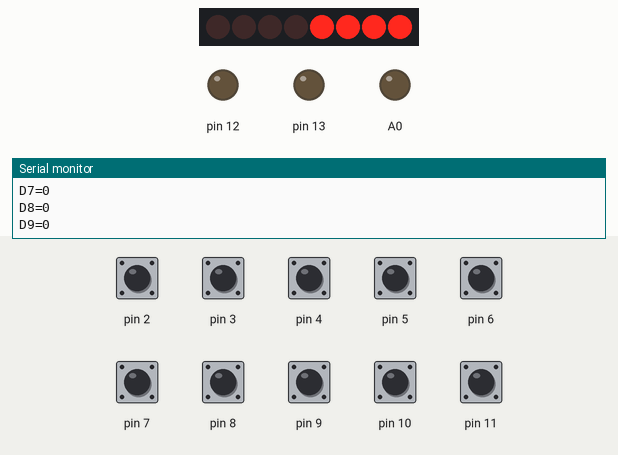
The sketch below on a simulated Arduino Uno, built with avr-gcc and run on an emulated ATmega328P. On the bench: 8 shift-register outputs drawn as a row of LEDs (first output left, lit = HIGH), output pins drawn as LEDs (lit = HIGH), the last lines printed to the serial monitor. Wiring (inferred from the names in the program): shift register (74HC595): data A2; shift clock A1; latch A3. Wiring (inferred from the signals the program sends): row of LEDs: on Q0, Q1, Q2, Q3, Q4, Q5, Q6, Q7. The test bench sets the inputs (shaded band); at power-on: pin 2–11 HIGH. Pins used as bus, display or sensor lines are not drawn.

Above: at 1.2 s.
1.3 s: pin 6 pulled LOW for 0.15 s
At 1.51 s:
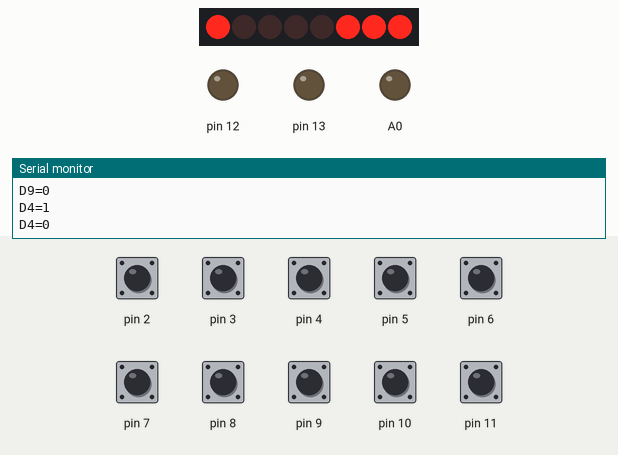
3.1 s: pin 7 pulled LOW for 0.15 s
At 3.31 s:
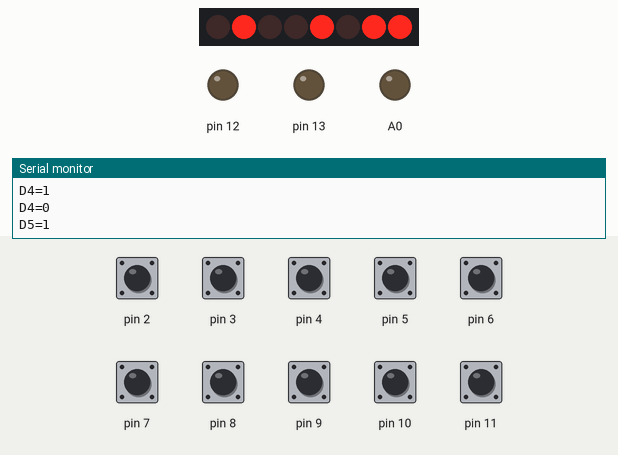
4.9 s: pin 8 pulled LOW for 0.15 s
At 5.12 s:
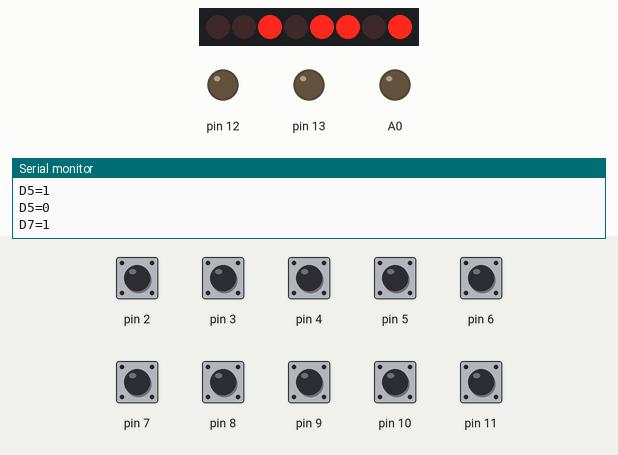
6.7 s: pin 9 pulled LOW for 0.15 s
At 6.93 s:
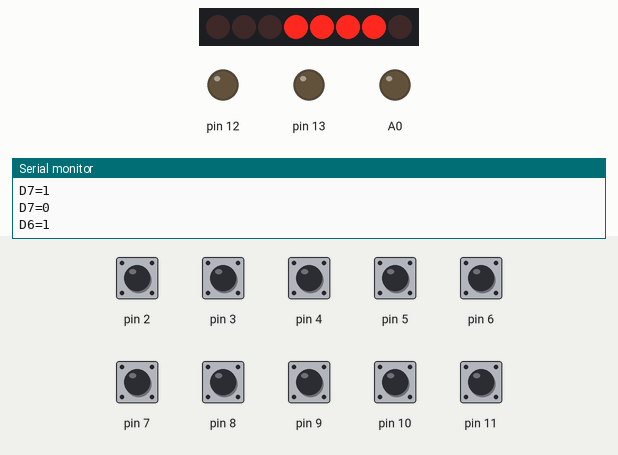
Timing chart, 0 to 9.5 s (numbered marks = the images above; inputs shaded):
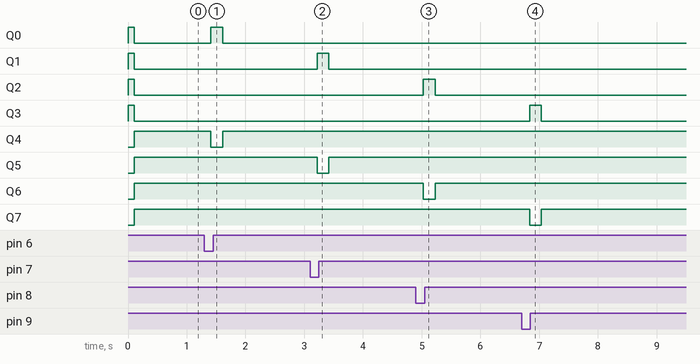

Measured:
- after the input at 1.3 s, Q0: LOW → HIGH after 0.11 s, → LOW 0.20 s later; Q4: HIGH → LOW after 0.11 s, → HIGH 0.20 s later
- after the input at 3.1 s, Q1: LOW → HIGH after 0.12 s, → LOW 0.20 s later; Q5: HIGH → LOW after 0.12 s, → HIGH 0.20 s later
- after the input at 4.9 s, Q2: LOW → HIGH after 0.13 s, → LOW 0.20 s later; Q6: HIGH → LOW after 0.13 s, → HIGH 0.20 s later
- after the input at 6.7 s, Q3: LOW → HIGH after 0.14 s, → LOW 0.20 s later; Q7: HIGH → LOW after 0.14 s, → HIGH 0.20 s later

The sketch:

ksp-gegi-mini.ino
```cpp
#include <Arduino.h>

// IDE: Arduino Mini, ATmega168

// dł kabelków 15-20cm
// diody LED z uC: niebieskie (bez rezystora, krótka nóżka) do GND, białe (z rezystorem, długa nóżka) do pinu
// przełączniki2: niebieski do GND, biały do pinu, wszystkie zamontowane tak, aby niebieski był w środku, biały na dole, a niepodłączone u góry (wtedy gałka w górę==załączenie)
// przełączniki3: środkowy (ciemny) do GND, boczne do pinów, zamontowany bokiem

// 595:
// 15=A1 SCRCK(13) // clock
// 16=A2 SERIN(3)  // data
// 17=A3 RCK(12)   // latch
// /SRCLR(8) -> +5V
// /G (9) -> GND
// VCC (2) -> +5V
// GND (19,10,11) -> GND
// /DRAINx (4,5,6,7;14,15,16,17) = GND od LEDa (LED niebieskie, bez rezystora, krótka nożka do drain; białe, z rezystorem, długa nóżka do +5V)

// UART:
// receive commands like: ^L{GR}{id}={val}$
// format: "^LG1=0$" turn off green led 1, "^LR2=1$" turn off red led 2
// bits val=0 (OFF), val=1 (ON), val=3 (ON+BLINK)

const uint8_t clockPin = A1;  // SCRCK (13)
const uint8_t dataPin  = A2;  // SERIN (3)
const uint8_t latchPin = A3;  // RCK (12)

bool testMode = true;	// in test mode we can blink lights without Python!

class digitalPin {
  public: // pinOn/Off - 0-127=hw pin, 128+[0..7]=serial pin
    digitalPin(const uint8_t id, const uint8_t pinSwitch, const uint8_t pinOn, const uint8_t pinOff);
    void updateSwitch(const bool force);
    void updateLedState(const uint8_t c, const uint8_t val);
    void updateLed(const bool blink) ;
    uint8_t getId() const { return(m_id); }
    uint8_t getOnOffBits() const; // return object where serial bits are on/off according to state m_OnLed+m_Offled
    uint8_t getSwitchState() const { return(m_lastPinState); }
  private:
    const uint8_t m_id, m_pinSwitch, m_pinOn, m_pinOff;
    uint8_t m_OnLed { LOW };
    uint8_t m_OffLed { LOW };
    uint8_t m_lastPinState { HIGH } ;
    uint8_t m_lastLedState { 0 } ; // bits: 0=GxON, 1=RxON, 2=GxBLINK, 3=RxBLINK
};

// id=0..12
digitalPin digiPins[] = {
  digitalPin(0,2,0,0),    // OLED mode1 switch 2
  digitalPin(1,3,0,0),    // OLED mode2 switch 3
  digitalPin(2,4,0,0),    // LCD mode1 switch 4
  digitalPin(3,5,0,0),    // LCD mode2 switch 5
  digitalPin(4,6,0+0x80,4+0x80),    // light, switch pin 6, green led 0, red led 4
  digitalPin(5,7,1+0x80,5+0x80),    // gear, switch pin 7, green led 1, red led 5
  digitalPin(6,9,3+0x80,7+0x80),    // RCS, switch pin 9, green led 3, red led 7
  digitalPin(7,8,2+0x80,6+0x80),    // SAS, switch pin 8, green led 2, red led 6
  digitalPin(8,10,0,0),    // stage, switch pin 10
  digitalPin(9,11,0,0),    // stagemode, switch pin 11
  digitalPin(10,0,0,12),    // low fuel, yellow led 12
  digitalPin(11,0,0,13),    // low power, yellow led 13
  digitalPin(12,0,0,A0),    // overheat, red led 14=A0
};

digitalPin::digitalPin(const uint8_t id, const uint8_t pinSwitch, const uint8_t pinOn, const uint8_t pinOff) :
  m_id(id), m_pinSwitch(pinSwitch), m_pinOn(pinOn), m_pinOff(pinOff)
{
  if (m_pinSwitch>0) {
    pinMode(m_pinSwitch,INPUT_PULLUP);
  }
  if (m_pinOn>0 && m_pinOn<128) {
    pinMode(m_pinOn,OUTPUT);
    digitalWrite(m_pinOn,LOW);
  }
  if (m_pinOff>0 && m_pinOn<128) {
    pinMode(m_pinOff,OUTPUT);
    digitalWrite(m_pinOff,LOW);
  }
}

void digitalPin::updateSwitch(const bool force) {
  if (m_pinSwitch>0) {
    // reverse logic because switches are connected to GND with internal pullup, so pushed state (ON) is 0V
    uint8_t state = !digitalRead(m_pinSwitch);
    if (force || (state!=m_lastPinState)) {
      Serial.write('D');
      Serial.print(m_id);
      Serial.write('=');
      Serial.println(state);
      m_lastPinState = state;
    }
  }
}

void digitalPin::updateLedState(uint8_t c, uint8_t val) {
  uint8_t nval = m_lastLedState;
  val = val & 0b00001111;
  if (c=='G') {
    nval = nval & 0b11110000;
    nval = nval | val;
  }
  if (c=='R') {
    val = val << 4;
    nval = nval & 0b00001111;
    nval = nval | val;
  }
  m_lastLedState = nval;
}

void digitalPin::updateLed(const bool blink) {
  uint8_t nstate;
  nstate = (m_lastLedState & 0x01) ? HIGH : LOW;
  if (nstate==HIGH && (m_lastLedState & 0x02) && blink) {
    nstate = !m_OnLed;
  }
  m_OnLed = nstate;
  if (m_pinOn>0 && m_pinOn<128) {
    digitalWrite(m_pinOn,m_OnLed);
  }

  nstate = (m_lastLedState & 0x10) ? HIGH : LOW;
  if (nstate==HIGH && (m_lastLedState & 0x20) && blink) {
    nstate = !m_OffLed;
  }
  m_OffLed = nstate;
  if (m_pinOff>0 && m_pinOff<128) {
    digitalWrite(m_pinOff,m_OffLed);
  }
}

uint8_t digitalPin::getOnOffBits() const {
  uint8_t nstate = 0;
  if (m_pinOn>=128 && m_OnLed) {
    nstate |= 1 << (m_pinOn & 0x07);
  }
  if (m_pinOff>=128 && m_OffLed) {
    nstate |= 1 << (m_pinOff & 0x07);
  }
  return(nstate);
}

// blinker control
unsigned long lastBlink = 0;
const unsigned long blinkInterval = 500;

void serialShiftWrite(uint8_t data) {
  digitalWrite(latchPin, LOW);
  delayMicroseconds(100);
  // shift the bytes out:
  shiftOut(dataPin, clockPin, MSBFIRST, data);
  delayMicroseconds(100);
  digitalWrite(latchPin, HIGH);
}

// serial port
#define SERIAL_SPEED 115200

void setup() {
  //set pins to output so you can control the shift register
  pinMode(latchPin, OUTPUT);
  pinMode(clockPin, OUTPUT);
  pinMode(dataPin, OUTPUT);
  // initialize serial communications at 9600 bps:
  Serial.begin(SERIAL_SPEED);
  // set timeout to 200ms
  Serial.setTimeout(200);
  // request status update
  Serial.println("I");
  // start blink counter
  lastBlink = millis();
}

void updatePins(const bool force) {
  const unsigned long currentMillis = millis();
  bool blink = false;
  uint8_t shiftLeds = 0;
  // is it time for tick?
  if (((unsigned long)(currentMillis - lastBlink) >= blinkInterval)) {
    blink = true;
    lastBlink = currentMillis;
  }
  for (auto &p : digiPins) {
    p.updateLed(blink);
    p.updateSwitch(force);
    shiftLeds |= p.getOnOffBits();
  }
  serialShiftWrite(shiftLeds);
}

void handleSerialInputLed() {
    const uint8_t c = Serial.read();
    const uint8_t id = Serial.parseInt();  // skip '='
    const uint8_t val = Serial.parseInt(); // skip newline
    for (auto &p : digiPins) {
      if (p.getId()==id) {
        p.updateLedState(c, val);
      }
//    Serial.print(c); Serial.print(id); Serial.println(val);  // echo for ack
    }
}

void handleStatusReset() {
  // disable test mode
  testMode = false;
  // pass own status
  updatePins(true);
  // request status update
  Serial.println("I");
}

void checkSerialInput() {
  if (Serial.available()>0) {
    const uint8_t c = Serial.read();
    if (c == 'L') {
        handleSerialInputLed();
    }
    else if (c == 'R') {
        handleStatusReset();
    }
  }
}

void handleTestMode() {
	for (auto &p : digiPins) {
		if (p.getSwitchState()) {
			p.updateLedState('G',1);
			p.updateLedState('R',0);
		} else {
			p.updateLedState('G',0);
			p.updateLedState('R',1);
		}
	}
}

void loop() {
  if (testMode) {
	  handleTestMode();
  }
  checkSerialInput();
  updatePins(false);
  delay(100);
}
```
